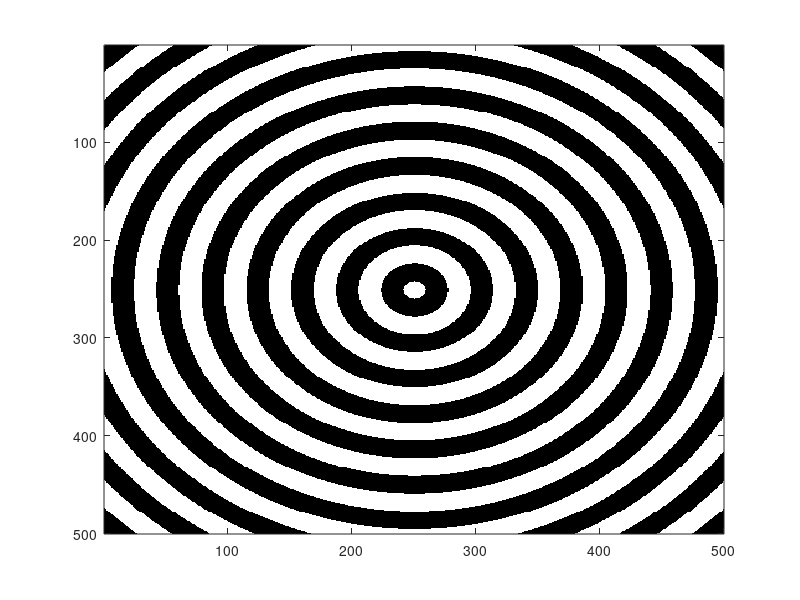

MATLAB code to generate this figure:
%Diffractive axicon
%Define parameters
N=500;%%Define size of the matrix
Angle=1;%Define angle of the second plane wave
V=0.5;%%Visibility controller
lambda=0.632*1e-6;%Define wavelength 

%Create sampled space 
    del=1*1e-6;%sampling
    x=-N/2:N/2-1;
    y=-N/2:N/2-1;
    [X,Y]=meshgrid(x*del,y*del); 

%Simulate interference
    A=V* exp(1i*(sqrt(X.^2+Y.^2)/lambda)*tand(Angle)*2*pi);
    B=V*exp(1i*2*pi);
    D=A+B;%Interference of the object and reference wave
    I=abs(D).*abs(D);
    figure (2)
    colormap gray
    imagesc(I)

%%Construct FZP
    I1=im2bw(I);%Binarize the matrix
    Grating=exp(1i*pi*I1);%Generate the Axicon

%Observation of the HOE
colormap(gray)
imagesc(angle(Grating))